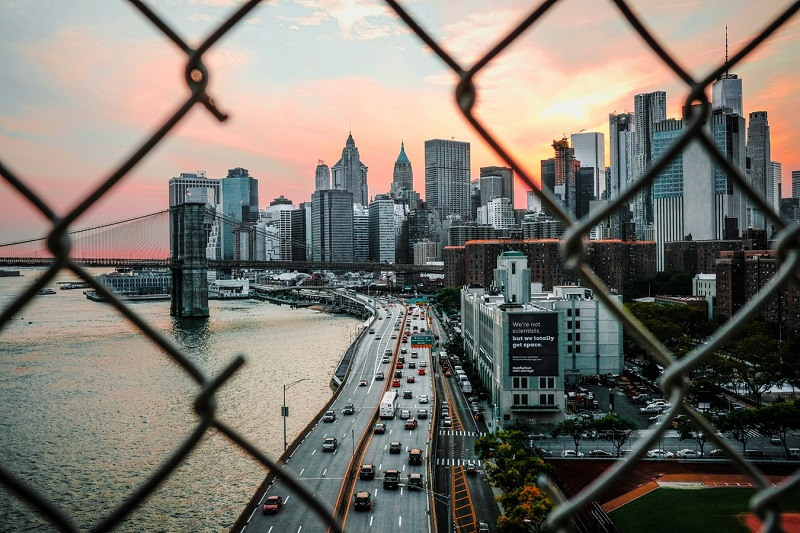
%> input picture Assignment1/1.jpg, 800 x 533 px
$ octave --eval "result = squMag(rgb2gray(imread('1.jpg')));"   (GNU Octave 9; MATLAB toolbox functions it lacks are replaced by stand-ins)
%> lines starting %> are read from the running program, lines starting %| are printed output that depends on the picture
function [ b ] = squMag( im )
%Custom function for Squared magnitude.
%   1430003045 钟钧儒

% Initialize the Sobel Operators.
Di = 1/32 * [3,0,-3;10,0,-10;3,0,-3];
Dj = 1/32 * [3,10,3;0,0,0;-3,-10,-3];
% Compute the squared gradient.
im = double(im);
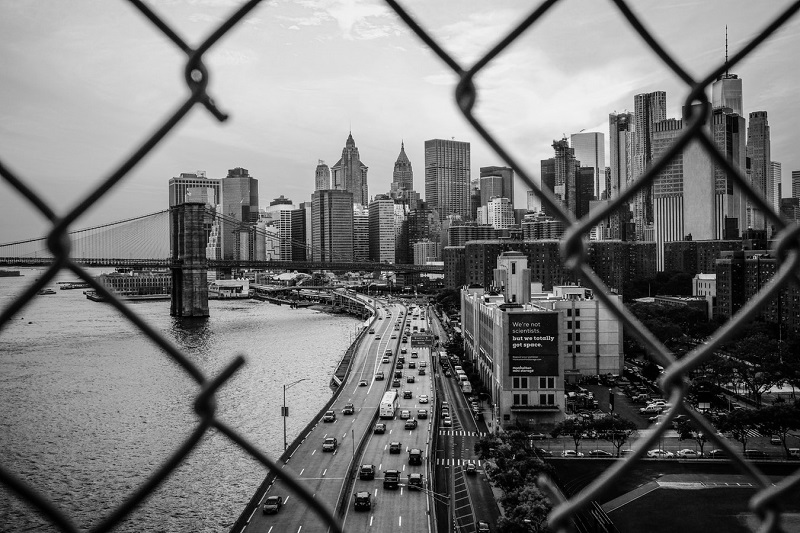
%> im: size 533x800 double; min 0, max 254, mean 118.2
gi = conv2(im,Di,'same');
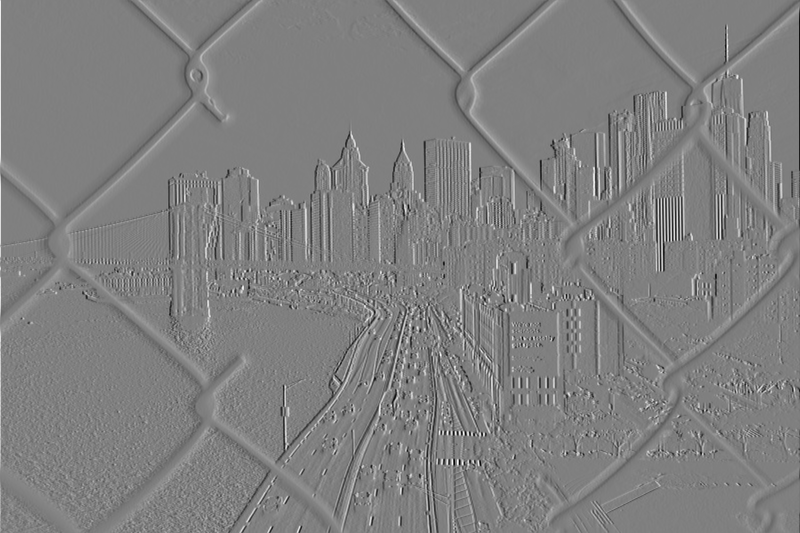
%> gi: size 533x800 double; min -104.3, max 103.6, mean 0; drawn with min black and max white
gj = conv2(im,Dj,'same');
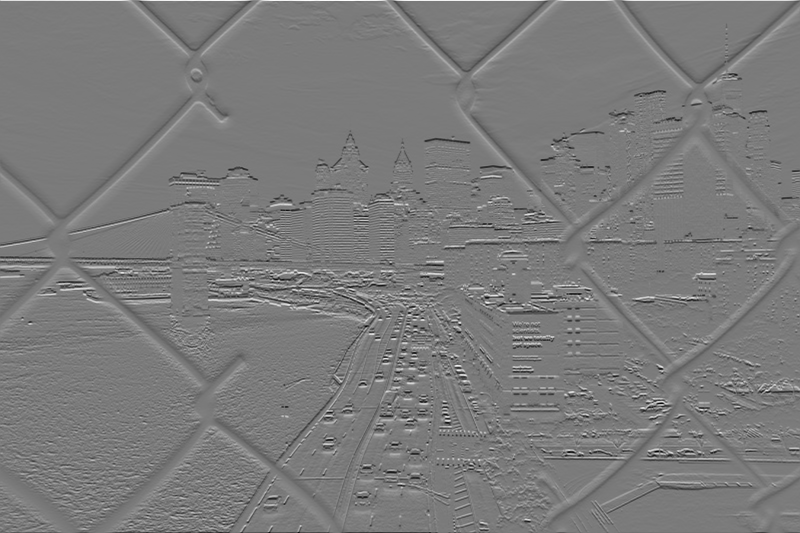
%> gj: size 533x800 double; min -112.3, max 119.5, mean -0.1; drawn with min black and max white
% Compute the squre magnitude.
gausFilter = fspecial('gaussian',[3,3],1.6);
bi = conv2(power(gi,2),gausFilter,'same');
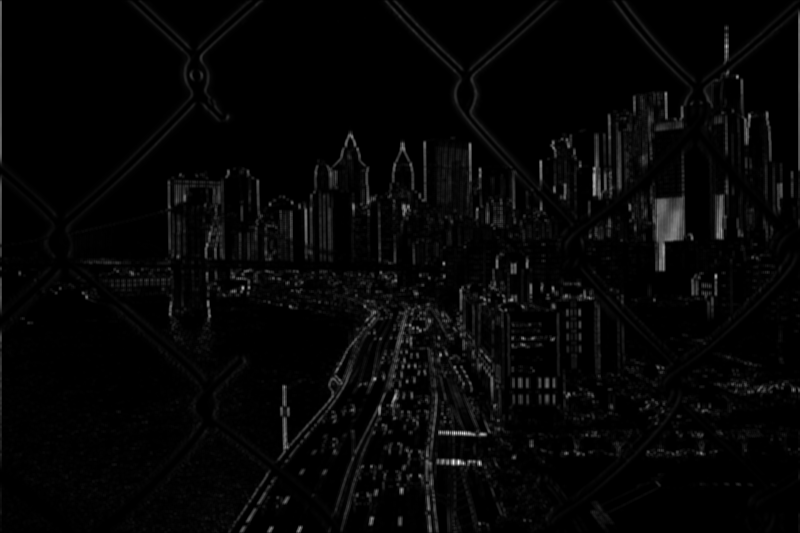
%> bi: size 533x800 double; min 0, max 7082.9, mean 175.5; drawn with min black and max white
bj = conv2(power(gj,2),gausFilter','same');
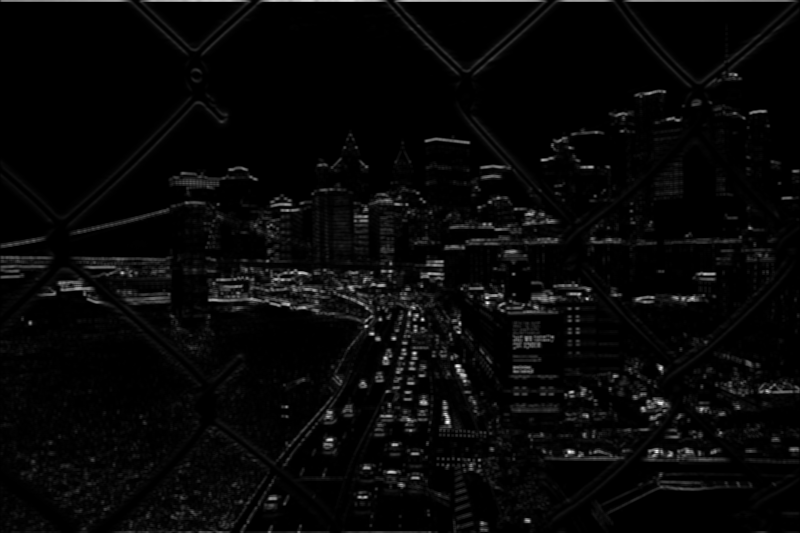
%> bj: size 533x800 double; min 0, max 6088.4, mean 189.8; drawn with min black and max white
% Export the squre magnitude.
b = bi + bj;
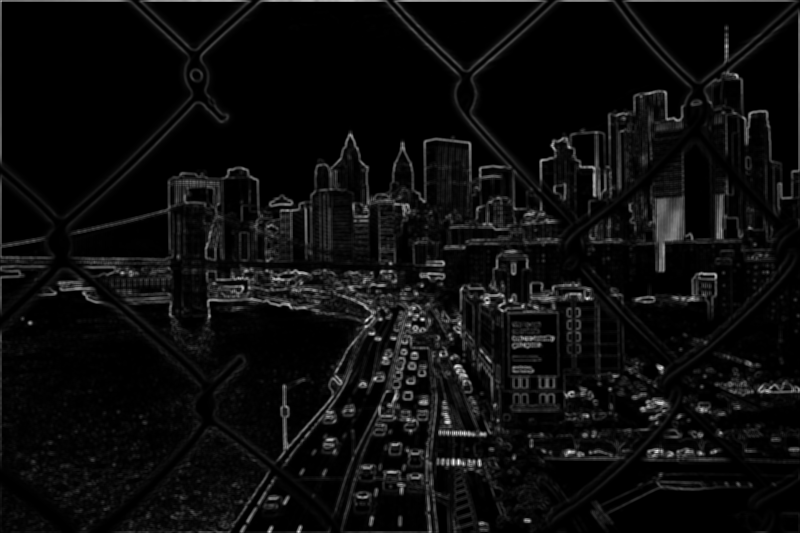
%> b: size 533x800 double; min 0, max 7091.6, mean 365.3; drawn with min black and max white
end
